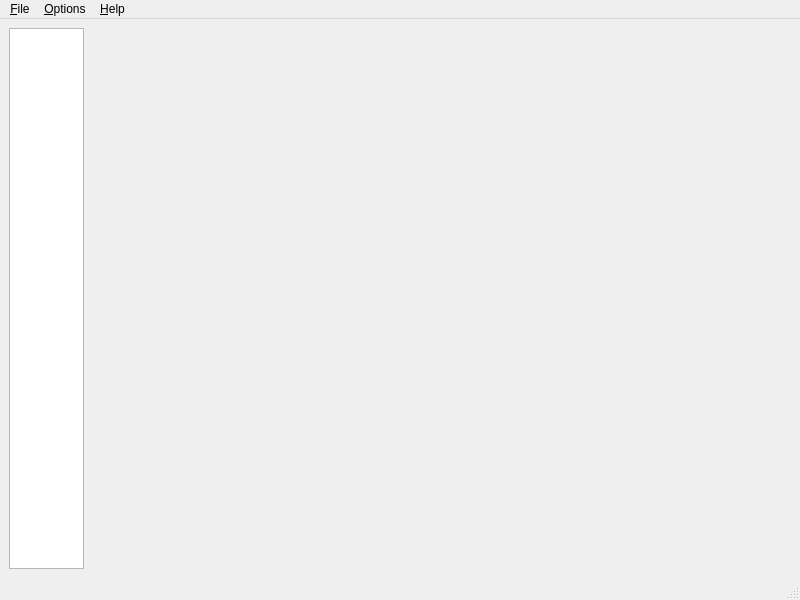
<?xml version="1.0" encoding="UTF-8"?>
<ui version="4.0">
 <class>MainWindow</class>
 <widget class="QMainWindow" name="MainWindow">
  <property name="geometry">
   <rect>
    <x>0</x>
    <y>0</y>
    <width>800</width>
    <height>600</height>
   </rect>
  </property>
  <property name="windowIcon">
   <iconset>:/stressed-icon.svg</iconset>
  </property>
  <widget class="QWidget" name="centralwidget">
   <layout class="QHBoxLayout">
    <item>
     <widget class="QListView" name="resourcesView">
      <property name="sizePolicy">
       <sizepolicy vsizetype="Expanding" hsizetype="Fixed">
        <horstretch>0</horstretch>
        <verstretch>0</verstretch>
       </sizepolicy>
      </property>
      <property name="maximumSize">
       <size>
        <width>75</width>
        <height>16777215</height>
       </size>
      </property>
      <property name="font">
       <font>
        <family>Monospace, Courier</family>
       </font>
      </property>
      <property name="contextMenuPolicy">
       <enum>Qt::CustomContextMenu</enum>
      </property>
      <property name="selectionMode">
       <enum>QAbstractItemView::ExtendedSelection</enum>
      </property>
      <widget class="QMenu" name="resourcesMenu">
       <action name="moveFirstResourcesAction">
        <property name="text">
         <string>Move &amp;first</string>
        </property>
       </action>
       <action name="moveUpResourcesAction">
        <property name="text">
         <string>Move &amp;up</string>
        </property>
       </action>
       <action name="moveDownResourcesAction">
        <property name="text">
         <string>Move &amp;down</string>
        </property>
       </action>
       <action name="moveLastResourcesAction">
        <property name="text">
         <string>Move &amp;last</string>
        </property>
       </action>
       <action name="sortResourcesAction">
        <property name="text">
         <string>&amp;Sort</string>
        </property>
       </action>
       <action name="insertResourceAction">
        <property name="text">
         <string>&amp;Insert</string>
        </property>
       </action>
       <action name="duplicateResourceAction">
        <property name="text">
         <string>Du&amp;plicate</string>
        </property>
       </action>
       <action name="renameResourceAction">
        <property name="text">
         <string>Re&amp;name</string>
        </property>
       </action>
       <action name="removeResourcesAction">
        <property name="text">
         <string>&amp;Remove</string>
        </property>
       </action>
       <addaction name="moveFirstResourcesAction" />
       <addaction name="moveUpResourcesAction" />
       <addaction name="moveDownResourcesAction" />
       <addaction name="moveLastResourcesAction" />
       <addaction name="sortResourcesAction" />
       <addaction name="separator" />
       <addaction name="insertResourceAction" />
       <addaction name="duplicateResourceAction" />
       <addaction name="renameResourceAction" />
       <addaction name="separator" />
       <addaction name="removeResourcesAction" />
      </widget>
     </widget>
    </item>
    <item>
     <widget class="QWidget" native="1" name="container">
      <layout class="QVBoxLayout">
       <property name="leftMargin">
        <number>0</number>
       </property>
       <property name="topMargin">
        <number>0</number>
       </property>
       <property name="rightMargin">
        <number>0</number>
       </property>
       <property name="bottomMargin">
        <number>0</number>
       </property>
      </layout>
     </widget>
    </item>
   </layout>
  </widget>
  <widget class="QStatusBar" name="statusBar" />
  <widget class="QMenuBar" name="menubar">
   <widget class="QMenu" name="menu_File">
    <property name="title">
     <string>&amp;File</string>
    </property>
    <action name="action_New">
     <property name="text">
      <string>&amp;New</string>
     </property>
     <property name="shortcut">
      <string>Ctrl+N</string>
     </property>
    </action>
    <action name="action_Open">
     <property name="text">
      <string>&amp;Open...</string>
     </property>
     <property name="shortcut">
      <string>Ctrl+O</string>
     </property>
    </action>
    <action name="action_Save">
     <property name="text">
      <string>&amp;Save</string>
     </property>
     <property name="shortcut">
      <string>Ctrl+S</string>
     </property>
    </action>
    <action name="action_SaveAs">
     <property name="text">
      <string>Save &amp;As...</string>
     </property>
     <property name="shortcut">
      <string>Ctrl+Shift+S</string>
     </property>
    </action>
    <action name="action_Quit">
     <property name="text">
      <string>&amp;Quit</string>
     </property>
     <property name="shortcut">
      <string>Ctrl+Q</string>
     </property>
    </action>
    <addaction name="action_New" />
    <addaction name="action_Open" />
    <addaction name="separator" />
    <addaction name="action_Save" />
    <addaction name="action_SaveAs" />
    <addaction name="separator" />
    <addaction name="action_Quit" />
   </widget>
   <addaction name="menu_File" />
   <widget class="QMenu" name="menu_Help">
    <property name="title">
     <string>&amp;Help</string>
    </property>
    <action name="action_Manual">
     <property name="text">
      <string>Online &amp;manual</string>
     </property>
     <property name="shortcut">
      <string>F1</string>
     </property>
    </action>
    <action name="action_About">
     <property name="text">
      <string>&amp;About</string>
     </property>
    </action>
    <addaction name="action_Manual" />
    <addaction name="action_About" />
   </widget>
    <widget class="QMenu" name="menu_Options">
     <property name="title">
      <string>&amp;Options</string>
     </property>
     <action name="action_CompressionFormat">
      <property name="text">
       <string>Compression format</string>
      </property>
     </action>
     <addaction name="action_CompressionFormat" />
    </widget>
    <addaction name="menu_Options" />
    <addaction name="menu_Help" />
   </widget>
  </widget>
 <resources/>
 <connections>
  <connection>
   <sender>action_New</sender>
   <signal>triggered()</signal>
   <receiver>MainWindow</receiver>
   <slot>reset()</slot>
  </connection>
  <connection>
   <sender>action_Open</sender>
   <signal>triggered()</signal>
   <receiver>MainWindow</receiver>
   <slot>open()</slot>
  </connection>
  <connection>
   <sender>action_Save</sender>
   <signal>triggered()</signal>
   <receiver>MainWindow</receiver>
   <slot>save()</slot>
  </connection>
  <connection>
   <sender>action_SaveAs</sender>
   <signal>triggered()</signal>
   <receiver>MainWindow</receiver>
   <slot>saveAs()</slot>
  </connection>
  <connection>
   <sender>action_Quit</sender>
   <signal>triggered()</signal>
   <receiver>MainWindow</receiver>
   <slot>close()</slot>
  </connection>
  <connection>
   <sender>action_Manual</sender>
   <signal>triggered()</signal>
   <receiver>MainWindow</receiver>
   <slot>manual()</slot>
  </connection>
   <connection>
    <sender>action_About</sender>
    <signal>triggered()</signal>
    <receiver>MainWindow</receiver>
    <slot>about()</slot>
   </connection>
   <connection>
    <sender>action_CompressionFormat</sender>
    <signal>triggered()</signal>
    <receiver>MainWindow</receiver>
    <slot>compressionFormat()</slot>
   </connection>
  <connection>
   <sender>resourcesView</sender>
   <signal>customContextMenuRequested(QPoint)</signal>
   <receiver>MainWindow</receiver>
   <slot>resourcesContextMenu(QPoint)</slot>
  </connection>
  <connection>
   <sender>moveFirstResourcesAction</sender>
   <signal>triggered()</signal>
   <receiver>MainWindow</receiver>
   <slot>moveFirstResources()</slot>
  </connection>
  <connection>
   <sender>moveUpResourcesAction</sender>
   <signal>triggered()</signal>
   <receiver>MainWindow</receiver>
   <slot>moveUpResources()</slot>
  </connection>
  <connection>
   <sender>moveDownResourcesAction</sender>
   <signal>triggered()</signal>
   <receiver>MainWindow</receiver>
   <slot>moveDownResources()</slot>
  </connection>
  <connection>
   <sender>moveLastResourcesAction</sender>
   <signal>triggered()</signal>
   <receiver>MainWindow</receiver>
   <slot>moveLastResources()</slot>
  </connection>
  <connection>
   <sender>sortResourcesAction</sender>
   <signal>triggered()</signal>
   <receiver>MainWindow</receiver>
   <slot>sortResources()</slot>
  </connection>
  <connection>
   <sender>insertResourceAction</sender>
   <signal>triggered()</signal>
   <receiver>MainWindow</receiver>
   <slot>insertResource()</slot>
  </connection>
  <connection>
   <sender>duplicateResourceAction</sender>
   <signal>triggered()</signal>
   <receiver>MainWindow</receiver>
   <slot>duplicateResource()</slot>
  </connection>
  <connection>
   <sender>renameResourceAction</sender>
   <signal>triggered()</signal>
   <receiver>MainWindow</receiver>
   <slot>renameResource()</slot>
  </connection>
  <connection>
   <sender>removeResourcesAction</sender>
   <signal>triggered()</signal>
   <receiver>MainWindow</receiver>
   <slot>removeResources()</slot>
  </connection>
 </connections>
</ui>
